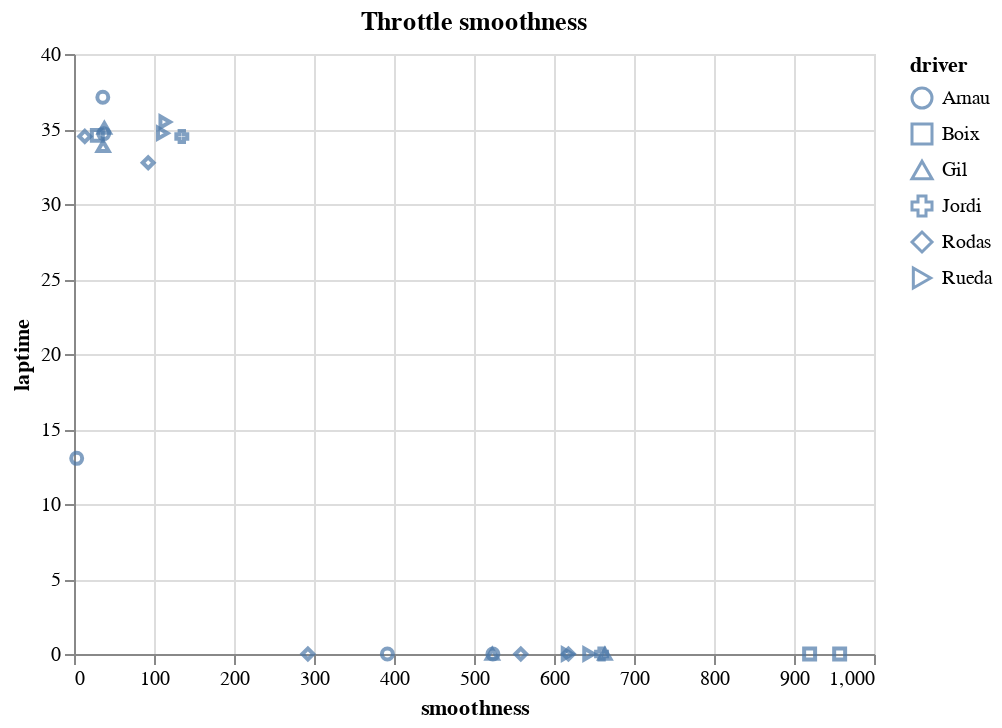

Source (notebook cell):
### Code cell
run.throttle_smoothness_chart()

### Figure 1 — Vega-Lite specification as saved in the notebook (floating-point values rounded to 4 significant figures)
{"config": {"view": {"continuousWidth": 400, "continuousHeight": 300}}, "data": {"name": "data-611ea79779b85cd41765646bc5a8500a"}, "mark": "point", "encoding": {"shape": {"field": "driver", "type": "nominal"}, "tooltip": [{"field": "lap", "type": "quantitative"}, {"field": "laptime", "type": "quantitative"}, {"field": "driver", "type": "nominal"}], "x": {"field": "smoothness", "type": "quantitative"}, "y": {"field": "laptime", "type": "quantitative"}}, "title": "Throttle smoothness", "$schema": "https://vega.github.io/schema/vega-lite/v4.17.0.json", "datasets": {"data-611ea79779b85cd41765646bc5a8500a": [{"smoothness": 643.7, "lap": 0, "laptime": 0.0, "driver": "Rueda"}, {"smoothness": 114.0, "lap": 1, "laptime": 35.46, "driver": "Rueda"}, {"smoothness": 616.9, "lap": 2, "laptime": 0.0, "driver": "Rueda"}, {"smoothness": 110.9, "lap": 3, "laptime": 34.72, "driver": "Rueda"}, {"smoothness": 523.6, "lap": 4, "laptime": 0.0, "driver": "Arnau"}, {"smoothness": 36.01, "lap": 5, "laptime": 37.11, "driver": "Arnau"}, {"smoothness": 3.369, "lap": 6, "laptime": 13.04, "driver": "Arnau"}, {"smoothness": 391.7, "lap": 7, "laptime": 0.0, "driver": "Arnau"}, {"smoothness": 37.16, "lap": 8, "laptime": 34.69, "driver": "Arnau"}, {"smoothness": 957.1, "lap": 9, "laptime": 0.0, "driver": "Boix"}, {"smoothness": 919.5, "lap": 10, "laptime": 0.0, "driver": "Boix"}, {"smoothness": 29.18, "lap": 11, "laptime": 34.58, "driver": "Boix"}, {"smoothness": 663.6, "lap": 12, "laptime": 0.0, "driver": "Gil"}, {"smoothness": 37.95, "lap": 13, "laptime": 35.07, "driver": "Gil"}, {"smoothness": 522.9, "lap": 14, "laptime": 0.0, "driver": "Gil"}, {"smoothness": 36.43, "lap": 15, "laptime": 33.85, "driver": "Gil"}, {"smoothness": 618.0, "lap": 16, "laptime": 0.0, "driver": "Rodas"}, {"smoothness": 13.47, "lap": 17, "laptime": 34.51, "driver": "Rodas"}, {"smoothness": 558.5, "lap": 18, "laptime": 0.0, "driver": "Rodas"}, {"smoothness": 92.72, "lap": 19, "laptime": 32.75, "driver": "Rodas"}, {"smoothness": 292.3, "lap": 20, "laptime": 0.0, "driver": "Rodas"}, {"smoothness": 659.4, "lap": 21, "laptime": 0.0, "driver": "Jordi"}, {"smoothness": 134.8, "lap": 22, "laptime": 34.5, "driver": "Jordi"}]}}
